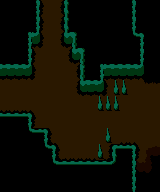

Below is a game level as drawn by its tile map, then a one-line description and the .tmx file that defines it, in full:
An orthogonal 20x12 tile map with 8x16 px tiles, 1 tile layer (Tile Layer 1), 4 tilesets.

<map version="1.10" tiledversion="1.11.2" orientation="orthogonal" renderorder="right-down" width="20" height="12" tilewidth="8" tileheight="16" infinite="0" nextlayerid="2" nextobjectid="1">
 <tileset firstgid="1" name="caves_walls" tilewidth="8" tileheight="16" tilecount="23" columns="23">
  <image source="../gfx/tiles/caves_walls.png" width="184" height="16" />
 </tileset>
 <tileset firstgid="24" name="caves_floors" tilewidth="8" tileheight="16" tilecount="21" columns="21">
  <image source="../gfx/tiles/caves_floors.png" width="168" height="16" />
 </tileset>
 <tileset firstgid="45" name="caves_water" tilewidth="8" tileheight="16" tilecount="10" columns="10">
  <image source="../gfx/tiles/caves_water.png" width="80" height="16" />
 </tileset>
 <tileset firstgid="55" name="caves_waterf" tilewidth="8" tileheight="16" tilecount="1" columns="1">
  <image source="../gfx/tiles/caves_waterf.png" width="8" height="16" />
 </tileset>
 <layer id="1" name="Tile Layer 1" width="20" height="12">
  <data>
   <tile gid="11" />
   <tile gid="11" />
   <tile gid="11" />
   <tile gid="11" />
   <tile gid="10" />
   <tile gid="1" />
   <tile gid="2" />
   <tile gid="3" />
   <tile gid="12" />
   <tile gid="11" />
   <tile gid="11" />
   <tile gid="11" />
   <tile gid="11" />
   <tile gid="11" />
   <tile gid="11" />
   <tile gid="11" />
   <tile gid="10" />
   <tile gid="11" />
   <tile gid="11" />
   <tile gid="11" />
   <tile gid="11" />
   <tile gid="11" />
   <tile gid="11" />
   <tile gid="11" />
   <tile gid="10" />
   <tile gid="1" />
   <tile gid="2" />
   <tile gid="3" />
   <tile gid="12" />
   <tile gid="11" />
   <tile gid="11" />
   <tile gid="11" />
   <tile gid="11" />
   <tile gid="11" />
   <tile gid="11" />
   <tile gid="11" />
   <tile gid="10" />
   <tile gid="11" />
   <tile gid="11" />
   <tile gid="11" />
   <tile gid="11" />
   <tile gid="11" />
   <tile gid="11" />
   <tile gid="10" />
   <tile gid="20" />
   <tile gid="1" />
   <tile gid="2" />
   <tile gid="3" />
   <tile gid="19" />
   <tile gid="9" />
   <tile gid="11" />
   <tile gid="11" />
   <tile gid="11" />
   <tile gid="11" />
   <tile gid="11" />
   <tile gid="11" />
   <tile gid="13" />
   <tile gid="17" />
   <tile gid="11" />
   <tile gid="11" />
   <tile gid="11" />
   <tile gid="11" />
   <tile gid="11" />
   <tile gid="10" />
   <tile gid="1" />
   <tile gid="2" />
   <tile gid="2" />
   <tile gid="2" />
   <tile gid="3" />
   <tile gid="19" />
   <tile gid="9" />
   <tile gid="11" />
   <tile gid="11" />
   <tile gid="11" />
   <tile gid="11" />
   <tile gid="11" />
   <tile gid="11" />
   <tile gid="10" />
   <tile gid="11" />
   <tile gid="11" />
   <tile gid="8" />
   <tile gid="8" />
   <tile gid="8" />
   <tile gid="20" />
   <tile gid="1" />
   <tile gid="2" />
   <tile gid="2" />
   <tile gid="2" />
   <tile gid="2" />
   <tile gid="3" />
   <tile gid="9" />
   <tile gid="11" />
   <tile gid="10" />
   <tile gid="8" />
   <tile gid="8" />
   <tile gid="8" />
   <tile gid="8" />
   <tile gid="20" />
   <tile gid="11" />
   <tile gid="11" />
   <tile gid="2" />
   <tile gid="2" />
   <tile gid="2" />
   <tile gid="2" />
   <tile gid="2" />
   <tile gid="2" />
   <tile gid="2" />
   <tile gid="2" />
   <tile gid="2" />
   <tile gid="3" />
   <tile gid="19" />
   <tile gid="8" />
   <tile gid="20" />
   <tile gid="1" />
   <tile gid="21" />
   <tile gid="21" />
   <tile gid="2" />
   <tile gid="2" />
   <tile gid="28" />
   <tile gid="28" />
   <tile gid="5" />
   <tile gid="5" />
   <tile gid="5" />
   <tile gid="5" />
   <tile gid="2" />
   <tile gid="2" />
   <tile gid="2" />
   <tile gid="2" />
   <tile gid="2" />
   <tile gid="2" />
   <tile gid="2" />
   <tile gid="2" />
   <tile gid="21" />
   <tile gid="21" />
   <tile gid="21" />
   <tile gid="2" />
   <tile gid="2" />
   <tile gid="2" />
   <tile gid="2" />
   <tile gid="2" />
   <tile gid="14" />
   <tile gid="14" />
   <tile gid="14" />
   <tile gid="17" />
   <tile gid="1" />
   <tile gid="2" />
   <tile gid="2" />
   <tile gid="2" />
   <tile gid="2" />
   <tile gid="2" />
   <tile gid="2" />
   <tile gid="2" />
   <tile gid="2" />
   <tile gid="2" />
   <tile gid="2" />
   <tile gid="2" />
   <tile gid="2" />
   <tile gid="2" />
   <tile gid="2" />
   <tile gid="2" />
   <tile gid="11" />
   <tile gid="11" />
   <tile gid="11" />
   <tile gid="13" />
   <tile gid="14" />
   <tile gid="17" />
   <tile gid="4" />
   <tile gid="2" />
   <tile gid="2" />
   <tile gid="2" />
   <tile gid="2" />
   <tile gid="2" />
   <tile gid="2" />
   <tile gid="21" />
   <tile gid="2" />
   <tile gid="5" />
   <tile gid="5" />
   <tile gid="2" />
   <tile gid="2" />
   <tile gid="2" />
   <tile gid="11" />
   <tile gid="11" />
   <tile gid="11" />
   <tile gid="11" />
   <tile gid="11" />
   <tile gid="13" />
   <tile gid="17" />
   <tile gid="4" />
   <tile gid="5" />
   <tile gid="5" />
   <tile gid="5" />
   <tile gid="5" />
   <tile gid="21" />
   <tile gid="6" />
   <tile gid="18" />
   <tile gid="14" />
   <tile gid="17" />
   <tile gid="1" />
   <tile gid="34" />
   <tile gid="25" />
   <tile gid="11" />
   <tile gid="11" />
   <tile gid="11" />
   <tile gid="11" />
   <tile gid="11" />
   <tile gid="11" />
   <tile gid="13" />
   <tile gid="14" />
   <tile gid="14" />
   <tile gid="14" />
   <tile gid="14" />
   <tile gid="14" />
   <tile gid="14" />
   <tile gid="14" />
   <tile gid="15" />
   <tile gid="11" />
   <tile gid="10" />
   <tile gid="24" />
   <tile gid="26" />
   <tile gid="11" />
   <tile gid="11" />
   <tile gid="11" />
   <tile gid="11" />
   <tile gid="11" />
   <tile gid="11" />
   <tile gid="11" />
   <tile gid="11" />
   <tile gid="11" />
   <tile gid="11" />
   <tile gid="11" />
   <tile gid="11" />
   <tile gid="11" />
   <tile gid="11" />
   <tile gid="11" />
   <tile gid="11" />
   <tile gid="11" />
   <tile gid="10" />
   <tile gid="11" />
   <tile gid="11" />
   <tile gid="11" />
  </data>
 </layer>
</map>
